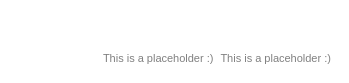
<?xml version="1.0" encoding="UTF-8"?>
<ui version="4.0">
 <class>room</class>
 <widget class="QWidget" name="room">
  <property name="geometry">
   <rect>
    <x>0</x>
    <y>0</y>
    <width>341</width>
    <height>83</height>
   </rect>
  </property>
  <property name="mouseTracking">
   <bool>true</bool>
  </property>
  <property name="tabletTracking">
   <bool>true</bool>
  </property>
  <property name="focusPolicy">
   <enum>Qt::ClickFocus</enum>
  </property>
  <property name="windowTitle">
   <string>Form</string>
  </property>
  <property name="styleSheet">
   <string notr="true">background-color:transparent;</string>
  </property>
  <layout class="QHBoxLayout" name="horizontalLayout_2">
   <property name="leftMargin">
    <number>0</number>
   </property>
   <property name="topMargin">
    <number>0</number>
   </property>
   <property name="rightMargin">
    <number>0</number>
   </property>
   <property name="bottomMargin">
    <number>0</number>
   </property>
   <item>
    <widget class="QWidget" name="widget_2" native="true">
     <property name="sizePolicy">
      <sizepolicy hsizetype="Preferred" vsizetype="Preferred">
       <horstretch>0</horstretch>
       <verstretch>0</verstretch>
      </sizepolicy>
     </property>
     <layout class="QGridLayout" name="gridLayout">
      <property name="leftMargin">
       <number>9</number>
      </property>
      <property name="topMargin">
       <number>9</number>
      </property>
      <item row="0" column="0">
       <widget class="QWidget" name="widget_3" native="true">
        <property name="sizePolicy">
         <sizepolicy hsizetype="Preferred" vsizetype="Preferred">
          <horstretch>0</horstretch>
          <verstretch>0</verstretch>
         </sizepolicy>
        </property>
        <property name="minimumSize">
         <size>
          <width>61</width>
          <height>61</height>
         </size>
        </property>
        <widget class="QLabel" name="roomAvatar">
         <property name="geometry">
          <rect>
           <x>0</x>
           <y>0</y>
           <width>61</width>
           <height>61</height>
          </rect>
         </property>
         <property name="sizePolicy">
          <sizepolicy hsizetype="Fixed" vsizetype="Fixed">
           <horstretch>0</horstretch>
           <verstretch>0</verstretch>
          </sizepolicy>
         </property>
         <property name="text">
          <string/>
         </property>
         <property name="pixmap">
          <pixmap>E:/2018/downloads/avatar512.png</pixmap>
         </property>
         <property name="scaledContents">
          <bool>true</bool>
         </property>
         <property name="alignment">
          <set>Qt::AlignCenter</set>
         </property>
         <property name="wordWrap">
          <bool>false</bool>
         </property>
         <property name="textInteractionFlags">
          <set>Qt::NoTextInteraction</set>
         </property>
        </widget>
       </widget>
      </item>
     </layout>
    </widget>
   </item>
   <item>
    <widget class="QWidget" name="widget" native="true">
     <layout class="QVBoxLayout" name="verticalLayout">
      <item>
       <widget class="QLabel" name="roomName">
        <property name="sizePolicy">
         <sizepolicy hsizetype="Expanding" vsizetype="Preferred">
          <horstretch>0</horstretch>
          <verstretch>0</verstretch>
         </sizepolicy>
        </property>
        <property name="font">
         <font>
          <family>Arial</family>
          <pointsize>12</pointsize>
          <weight>75</weight>
          <italic>false</italic>
          <bold>true</bold>
          <stylestrategy>PreferAntialias</stylestrategy>
          <kerning>true</kerning>
         </font>
        </property>
        <property name="mouseTracking">
         <bool>true</bool>
        </property>
        <property name="styleSheet">
         <string notr="true">border: 0;</string>
        </property>
        <property name="text">
         <string/>
        </property>
        <property name="scaledContents">
         <bool>false</bool>
        </property>
        <property name="alignment">
         <set>Qt::AlignLeading|Qt::AlignLeft|Qt::AlignTop</set>
        </property>
        <property name="wordWrap">
         <bool>true</bool>
        </property>
        <property name="margin">
         <number>4</number>
        </property>
        <property name="openExternalLinks">
         <bool>true</bool>
        </property>
        <property name="textInteractionFlags">
         <set>Qt::LinksAccessibleByMouse</set>
        </property>
       </widget>
      </item>
      <item>
       <widget class="QWidget" name="subMessageWidget" native="true">
        <layout class="QHBoxLayout" name="horizontalLayout">
         <item>
          <widget class="QLabel" name="lastMessage">
           <property name="font">
            <font>
             <pointsize>8</pointsize>
            </font>
           </property>
           <property name="styleSheet">
            <string notr="true">color:grey;</string>
           </property>
           <property name="text">
            <string>This is a placeholder :)</string>
           </property>
           <property name="openExternalLinks">
            <bool>false</bool>
           </property>
           <property name="textInteractionFlags">
            <set>Qt::LinksAccessibleByMouse</set>
           </property>
          </widget>
         </item>
         <item>
          <widget class="QLabel" name="timestamp">
           <property name="font">
            <font>
             <pointsize>8</pointsize>
            </font>
           </property>
           <property name="styleSheet">
            <string notr="true">color:grey;</string>
           </property>
           <property name="text">
            <string>This is a placeholder :)</string>
           </property>
           <property name="alignment">
            <set>Qt::AlignRight|Qt::AlignTrailing|Qt::AlignVCenter</set>
           </property>
           <property name="openExternalLinks">
            <bool>false</bool>
           </property>
           <property name="textInteractionFlags">
            <set>Qt::LinksAccessibleByMouse</set>
           </property>
          </widget>
         </item>
        </layout>
       </widget>
      </item>
     </layout>
    </widget>
   </item>
  </layout>
 </widget>
 <resources/>
 <connections/>
</ui>
